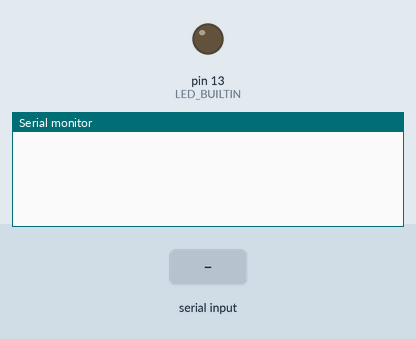
This sketch was run on a simulated Arduino Uno, built with avr-gcc and run on an emulated ATmega328P. Parts: output pins drawn as LEDs (lit = HIGH), the last lines printed to the serial monitor. Inputs (shaded band) come from the test bench.

Above: at 1.8 s.
1.9 s: "RED\n" received over the second serial link
At 3.0 s:
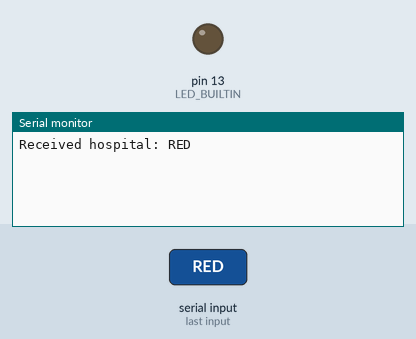
4.0 s: "GREEN\n" received over the second serial link
At 4.5 s:
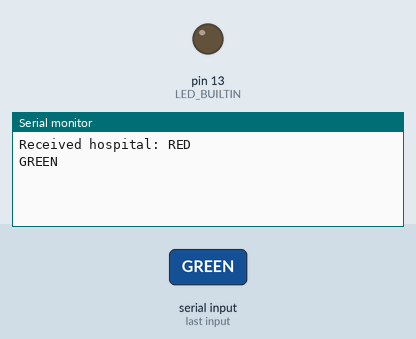

The sketch:

V2ARDUINOESP.INO
```cpp
#include <SoftwareSerial.h>

SoftwareSerial espSerial(12, 13); // RX, TX

void setup() {
  Serial.begin(9600);
  espSerial.begin(9600);
  pinMode(LED_BUILTIN, OUTPUT);
}

String sendGETRequest(String url) {
  String response = "";
  if (espSerial.available()) {
    while (espSerial.available()) {
      espSerial.read();
    }
  }
  espSerial.println(url);
  delay(1000);
  if (espSerial.available()) {
    response = espSerial.readStringUntil('\n');
  }
  return response;
}

String getAccident() {
  String url = "/ACCIDENT/XXXXX";
  return sendGETRequest(url);
}

String getHospital() {
  String url = "/HOSPITAL/XXXXX";
  return sendGETRequest(url);
}

String getTraffic() {
  String url = "/TRAFFIC/XXXXX";
  return sendGETRequest(url);
}

String changeTrafficLight() {
  String response = "";
  String url = "/LIGHT/XXXXX";
  String status = sendGETRequest(url);
  if (status == "RED") {
    String greenUrl = "/GREEN/XXXXX";
    String greenResponse = sendGETRequest(greenUrl);
    if (greenResponse == "CHANGED") {
      response = "GREEN";
    } else {
      response = "Traffic light change failed";
    }
  }
  else if (status == "GREEN") {
    response = "GREEN";
  }

  return response;
}

void loop() {
  String accidentResponse = getAccident();
  if (accidentResponse != "") {
    Serial.println("Received accident: " + accidentResponse);
    // Do something with the response variable
  }

  String hospitalResponse = getHospital();
  if (hospitalResponse != "") {
    Serial.println("Received hospital: " + hospitalResponse);
    // Do something with the response variable
  }

  String trafficResponse = getTraffic();
  if (trafficResponse != "") {
    Serial.println("Received traffic: " + trafficResponse);
    // Do something with the response variable
  }

  String lightResponse = changeTrafficLight();
  if (lightResponse != "") {
    Serial.println(lightResponse);
  }

  delay(5000);
}
```

Measured:
- after the input at 1.9 s, the serial monitor: prints a new line after 0.14 s (image 1)
- after the input at 4.0 s, the serial monitor: prints a new line after 0.07 s (image 2)
